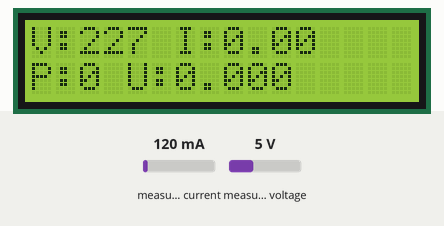
Recording of a sketch running on a simulated ESP32. Parts: 16×2 character LCD. Inputs (shaded band) come from the test bench; at power-on: measured current 120 mA, measured voltage 5 V. WiFi joins after 1.5 s; servers stay silent unless stated; uploads are accepted with an empty reply; EEPROM starts erased; what the sketch prints to the serial monitor is not drawn.

Above: at 8.2 s.
8.3 s: measured current set to 500 mA
At 11.0 s:
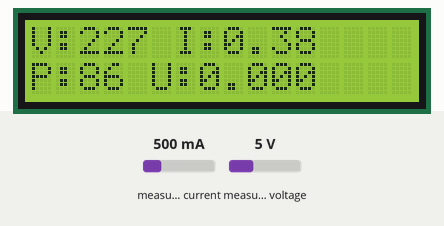
11.3 s: measured voltage set to 0.3 V
At 13.5 s:
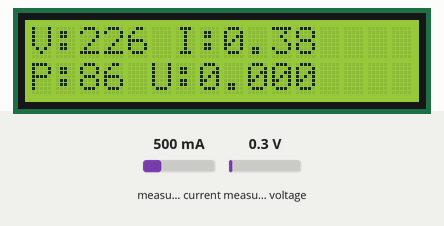
14.0 s: measured current set to 40 mA
At 16.0 s:
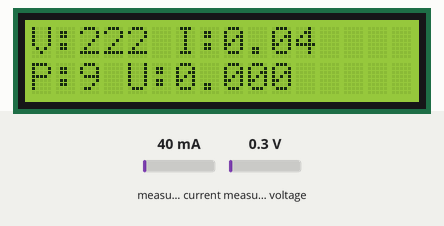
16.4 s: measured current set to 1000 mA
At 18.2 s:
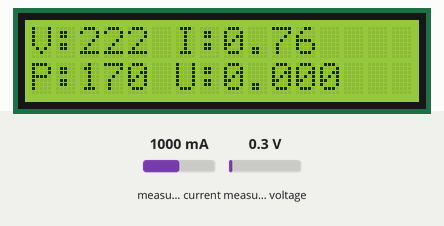
Timing chart, 0 to 19.7 s (numbered marks = the images above; inputs shaded):
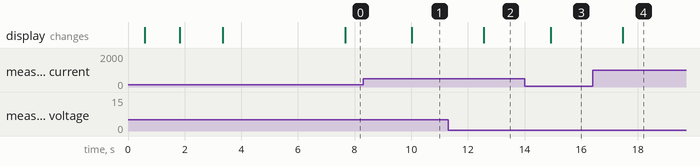

Measured:
- after the input at 8.3 s, the display: changes after 1.7 s (image 1)
- after the input at 11.3 s, the display: changes after 1.3 s (image 2)
- after the input at 14.0 s, the display: changes after 0.92 s (image 3)
- after the input at 16.4 s, the display: changes after 1.1 s (image 4)

The sketch:

energymeter.ino
```cpp
#include <WiFi.h>
#include <HTTPClient.h>
#include <WiFiClient.h>
#include <ArduinoJson.h>

#include <Wire.h>
#include <LiquidCrystal_I2C.h>

#include "ACS712.h"
#include <ZMPT101B.h>

#include <EEPROM.h>


// =====================================================
// 1. WIFI CONFIGURATION
// =====================================================
const char* ssid     = "YOUR_WIFI_SSID";
const char* password = "YOUR_WIFI_PASSWORD";

// =====================================================
// 2. BACKEND CONFIGURATION
// =====================================================

// Enter the User ID generated by the web application
const char* userId =
  "YOUR_USER_ID";

// Enter the IP address of the computer/server running the backend
// Example: http://192.168.1.100:8000/api/energy-meter/telemetry
const char* telemetryUrl =
  "http://YOUR_BACKEND_IP:8000/api/energy-meter/telemetry";

// =====================================================
// 3. HARDWARE CONFIGURATION
// =====================================================

// ACS712 30A
// OUT -> GPIO 34
// 30A model approximately 66mV/A

ACS712 ACS(
  34,
  3.3,
  4095,
  66
);


// ZMPT101B
// OUT -> GPIO 35

ZMPT101B voltageSensor(
  35,
  50.0
);


// LCD
// SDA -> GPIO21
// SCL -> GPIO22

LiquidCrystal_I2C lcd(
  0x27,
  16,
  2
);


// =====================================================
// 4. CALIBRATION
// Taken from previous working Blynk version
// =====================================================

const float CURRENT_CALIBRATION = 120.0;

const float VOLTAGE_OFFSET = 3.4;

const float ZMPT_SENSITIVITY = 578.0;

const int SENSOR_SAMPLES = 50;


// =====================================================
// 5. ENERGY VARIABLES
// =====================================================

float voltage = 0.0;
float current = 0.0;
float power   = 0.0;


// Internal accumulated energy in Wh
float energy_Wh = 0.0;


// Converted unit
float energy_kWh = 0.0;


// Electricity rate
const float UNIT_RATE = 10.50;


// Total cost
float totalBill = 0.0;


// Timer used for real energy integration
unsigned long lastEnergyUpdate = 0;


// =====================================================
// 6. EEPROM CONFIGURATION
// =====================================================

#define EEPROM_SIZE 512

#define ENERGY_ADDR 0

#define MAGIC_ADDR 10

#define EEPROM_MAGIC 0xA5


const unsigned long EEPROM_SAVE_INTERVAL =
  10000;

unsigned long lastEEPROMTime = 0;


// =====================================================
// 7. SYSTEM TIMERS
// =====================================================

const unsigned long SENSOR_INTERVAL =
  1000;

const unsigned long TELEMETRY_INTERVAL =
  3000;

const unsigned long WIFI_RETRY_INTERVAL =
  5000;


unsigned long lastSensorTime = 0;

unsigned long lastTelemetryTime = 0;

unsigned long lastWiFiRetry = 0;


// =====================================================
// 8. READ CURRENT
// Previous Blynk measurement method
// =====================================================

float readCurrent() {

  float sum = 0.0;


  for (int i = 0; i < SENSOR_SAMPLES; i++) {

    sum += ACS.mA_AC();

    delay(2);
  }


  float avg_mA =
    sum / SENSOR_SAMPLES;


  // Remove calibration offset
  float corrected_mA =
    fabs(avg_mA) - CURRENT_CALIBRATION;


  // Remove tiny sensor noise
  if (corrected_mA < 20.0) {

    corrected_mA = 0.0;
  }


  // mA -> A
  return corrected_mA / 1000.0;
}


// =====================================================
// 9. READ VOLTAGE
// Previous Blynk measurement method
// =====================================================

float readVoltage() {

  float sum = 0.0;


  for (int i = 0; i < SENSOR_SAMPLES; i++) {

    sum += voltageSensor.getRmsVoltage();

    delay(2);
  }


  float avgVoltage =
    sum / SENSOR_SAMPLES;


  // Calibration correction
  avgVoltage -= VOLTAGE_OFFSET;


  // Ignore small/noise readings
  if (avgVoltage < 20.0) {

    avgVoltage = 0.0;
  }


  return avgVoltage;
}


// =====================================================
// 10. UPDATE ENERGY METER
// =====================================================

void updateEnergyMeter() {

  // --------------------------------------
  // Voltage
  // --------------------------------------

  voltage =
    readVoltage();


  // --------------------------------------
  // Current
  // --------------------------------------

  current =
    readCurrent();


  // --------------------------------------
  // Power
  // P = V x I
  // --------------------------------------

  power =
    voltage * current;


  // --------------------------------------
  // Energy
  //
  // Wh = Watts x Hours
  // --------------------------------------

  unsigned long now =
    millis();


  if (lastEnergyUpdate == 0) {

    lastEnergyUpdate = now;
  }


  float elapsedHours =

    (now - lastEnergyUpdate)

    / 3600000.0;


  lastEnergyUpdate =
    now;


  if (power > 0.0) {

    energy_Wh +=
      power * elapsedHours;
  }


  // Wh -> kWh

  energy_kWh =
    energy_Wh / 1000.0;


  // Cost

  totalBill =
    energy_kWh * UNIT_RATE;


  // ===================================================
  // SERIAL MONITOR
  // ===================================================

  Serial.println();
  Serial.println(
    "======= SMART ENERGY METER ======="
  );


  Serial.print("Voltage : ");
  Serial.print(voltage, 1);
  Serial.println(" V");


  Serial.print("Current : ");
  Serial.print(current, 3);
  Serial.println(" A");


  Serial.print("Power   : ");
  Serial.print(power, 1);
  Serial.println(" W");


  Serial.print("Energy  : ");
  Serial.print(energy_kWh, 6);
  Serial.println(" kWh");


  Serial.print("Bill    : ");
  Serial.print(totalBill, 2);
  Serial.println(" BDT");


  Serial.println(
    "=================================="
  );


  // ===================================================
  // LCD
  // ===================================================

  // Row 1
  lcd.setCursor(0, 0);
  lcd.print("                ");

  lcd.setCursor(0, 0);

  lcd.print("V:");
  lcd.print(voltage, 0);

  lcd.print(" I:");
  lcd.print(current, 2);


  // Row 2
  lcd.setCursor(0, 1);
  lcd.print("                ");

  lcd.setCursor(0, 1);

  lcd.print("P:");
  lcd.print(power, 0);

  lcd.print(" U:");
  lcd.print(energy_kWh, 3);
}


// =====================================================
// 11. SEND TELEMETRY
// =====================================================

void sendTelemetry() {

  if (WiFi.status() != WL_CONNECTED) {

    Serial.println(
      "[TELEMETRY ERROR] WiFi not connected"
    );

    return;
  }


  Serial.println();
  Serial.println(
    "======= SENDING TELEMETRY ======="
  );


  Serial.print(
    "ESP32 IP: "
  );

  Serial.println(
    WiFi.localIP()
  );


  Serial.print(
    "Server: "
  );

  Serial.println(
    telemetryUrl
  );


  // ===================================================
  // JSON PAYLOAD
  // ===================================================

  StaticJsonDocument<512> doc;


  doc["userId"] =
    userId;


  doc["voltage"] =
    voltage;


  doc["current"] =
    current;


  doc["power"] =
    power;


  // Keep same backend property
  doc["botUnit"] =
    energy_kWh;


  doc["amount"] =
    UNIT_RATE;


  doc["totalBill"] =
    totalBill;


  String jsonPayload;


  serializeJson(
    doc,
    jsonPayload
  );


  Serial.print(
    "JSON: "
  );

  Serial.println(
    jsonPayload
  );


  // ===================================================
  // HTTP REQUEST
  // ===================================================

  WiFiClient client;

  HTTPClient http;


  http.setTimeout(
    5000
  );


  // Handle 301 / 302 / 307 redirects
  http.setFollowRedirects(
    HTTPC_STRICT_FOLLOW_REDIRECTS
  );


  if (
    !http.begin(
      client,
      telemetryUrl
    )
  ) {

    Serial.println(
      "[HTTP ERROR] http.begin() failed"
    );

    return;
  }


  http.addHeader(
    "Content-Type",
    "application/json"
  );


  http.addHeader(
    "Accept",
    "application/json"
  );


  int httpCode =
    http.POST(
      jsonPayload
    );


  // ===================================================
  // DEBUG RESPONSE
  // ===================================================

  Serial.print(
    "HTTP CODE: "
  );

  Serial.println(
    httpCode
  );


  if (httpCode > 0) {

    String response =
      http.getString();


    Serial.print(
      "SERVER RESPONSE: "
    );

    Serial.println(
      response
    );


    if (
      httpCode >= 200 &&
      httpCode < 300
    ) {

      Serial.println(
        "[TELEMETRY] SUCCESS"
      );


      Serial.printf(
        "V: %.1f V | I: %.3f A | P: %.1f W\n",
        voltage,
        current,
        power
      );


      Serial.printf(
        "Energy: %.6f kWh | Bill: %.2f BDT\n",
        energy_kWh,
        totalBill
      );

    }

    else {

      Serial.println(
        "[TELEMETRY ERROR] Backend rejected request"
      );
    }

  }

  else {

    Serial.print(
      "[CONNECTION ERROR] "
    );


    Serial.println(
      http.errorToString(httpCode)
    );
  }


  Serial.println(
    "================================="
  );


  http.end();
}


// =====================================================
// 12. EEPROM SAVE
// =====================================================

void saveEnergy() {

  EEPROM.writeFloat(
    ENERGY_ADDR,
    energy_Wh
  );


  EEPROM.commit();


  Serial.print(
    "[EEPROM] Saved: "
  );

  Serial.print(
    energy_Wh,
    4
  );

  Serial.println(
    " Wh"
  );
}


// =====================================================
// 13. CONNECT WIFI
// =====================================================

void connectWiFi() {

  WiFi.mode(
    WIFI_STA
  );


  WiFi.begin(
    ssid,
    password
  );


  Serial.println();

  Serial.print(
    "Connecting to WiFi"
  );


  lcd.setCursor(
    0,
    0
  );

  lcd.print(
    "Connecting WiFi "
  );


  int attempts = 0;


  while (
    WiFi.status() != WL_CONNECTED &&
    attempts < 30
  ) {

    delay(
      500
    );

    Serial.print(
      "."
    );

    attempts++;
  }


  Serial.println();


  if (
    WiFi.status() == WL_CONNECTED
  ) {

    Serial.println(
      "[WIFI] Connected!"
    );


    Serial.print(
      "[WIFI] ESP32 IP: "
    );

    Serial.println(
      WiFi.localIP()
    );


    Serial.print(
      "[WIFI] Gateway: "
    );

    Serial.println(
      WiFi.gatewayIP()
    );


    Serial.print(
      "[WIFI] Signal: "
    );

    Serial.print(
      WiFi.RSSI()
    );

    Serial.println(
      " dBm"
    );


    lcd.clear();

    lcd.setCursor(
      0,
      0
    );

    lcd.print(
      "WiFi Connected"
    );


    delay(
      1000
    );

  }

  else {

    Serial.println(
      "[WIFI] Connection failed"
    );


    Serial.println(
      "[INFO] Meter continues offline"
    );


    lcd.clear();

    lcd.setCursor(
      0,
      0
    );

    lcd.print(
      "Offline Mode"
    );


    delay(
      1000
    );
  }
}


// =====================================================
// 14. SETUP
// =====================================================

void setup() {

  Serial.begin(
    115200
  );


  delay(
    500
  );


  Serial.println();
  Serial.println(
    "================================="
  );

  Serial.println(
    " SMART ENERGY METER"
  );

  Serial.println(
    " ESP32 WEB TELEMETRY"
  );

  Serial.println(
    "================================="
  );


  // ===================================================
  // LCD
  // ===================================================

  Wire.begin(
    21,
    22
  );


  lcd.init();

  lcd.backlight();


  lcd.setCursor(
    0,
    0
  );

  lcd.print(
    "Smart Energy"
  );


  lcd.setCursor(
    0,
    1
  );

  lcd.print(
    "Meter Starting"
  );


  delay(
    1200
  );


  // ===================================================
  // EEPROM
  // ===================================================

  EEPROM.begin(
    EEPROM_SIZE
  );


  byte magic =
    EEPROM.read(
      MAGIC_ADDR
    );


  if (
    magic != EEPROM_MAGIC
  ) {

    energy_Wh =
      0.0;


    EEPROM.writeFloat(
      ENERGY_ADDR,
      energy_Wh
    );


    EEPROM.write(
      MAGIC_ADDR,
      EEPROM_MAGIC
    );


    EEPROM.commit();


    Serial.println(
      "[EEPROM] First boot -> 0 Wh"
    );

  }

  else {

    energy_Wh =
      EEPROM.readFloat(
        ENERGY_ADDR
      );


    if (
      isnan(energy_Wh) ||
      energy_Wh < 0.0
    ) {

      energy_Wh =
        0.0;
    }


    energy_kWh =
      energy_Wh /
      1000.0;


    totalBill =
      energy_kWh *
      UNIT_RATE;


    Serial.print(
      "[EEPROM] Energy loaded: "
    );

    Serial.print(
      energy_kWh,
      6
    );

    Serial.println(
      " kWh"
    );
  }


  // ===================================================
  // ACS712
  // ===================================================

  Serial.println(
    "[ACS712] Calibrating..."
  );


  ACS.autoMidPoint();


  Serial.println(
    "[ACS712] Calibration complete"
  );


  // ===================================================
  // ZMPT101B
  // ===================================================

  voltageSensor.setSensitivity(
    ZMPT_SENSITIVITY
  );


  Serial.print(
    "[ZMPT] Sensitivity = "
  );

  Serial.println(
    ZMPT_SENSITIVITY
  );


  // ===================================================
  // WIFI
  // ===================================================

  connectWiFi();


  // Start timing after startup

  lastEnergyUpdate =
    millis();


  lastSensorTime =
    millis();


  lastTelemetryTime =
    millis();
}


// =====================================================
// 15. MAIN LOOP
// =====================================================

void loop() {

  unsigned long now =
    millis();


  // ===================================================
  // SENSOR UPDATE
  // ===================================================

  if (
    now - lastSensorTime
    >= SENSOR_INTERVAL
  ) {

    lastSensorTime =
      now;


    updateEnergyMeter();
  }


  // ===================================================
  // TELEMETRY PUSH
  // ===================================================

  if (
    now - lastTelemetryTime
    >= TELEMETRY_INTERVAL
  ) {

    lastTelemetryTime =
      now;


    if (
      WiFi.status() == WL_CONNECTED
    ) {

      sendTelemetry();

    }

    else {

      Serial.println(
        "[WIFI] Disconnected"
      );
    }
  }


  // ===================================================
  // WIFI RECONNECT
  // ===================================================

  if (
    WiFi.status() != WL_CONNECTED &&
    now - lastWiFiRetry >= WIFI_RETRY_INTERVAL
  ) {

    lastWiFiRetry =
      now;


    Serial.println(
      "[WIFI] Attempting reconnect..."
    );


    WiFi.disconnect();

    WiFi.begin(
      ssid,
      password
    );
  }


  // ===================================================
  // EEPROM SAVE
  // ===================================================

  if (
    now - lastEEPROMTime
    >= EEPROM_SAVE_INTERVAL
  ) {

    lastEEPROMTime =
      now;


    saveEnergy();
  }
}
```
